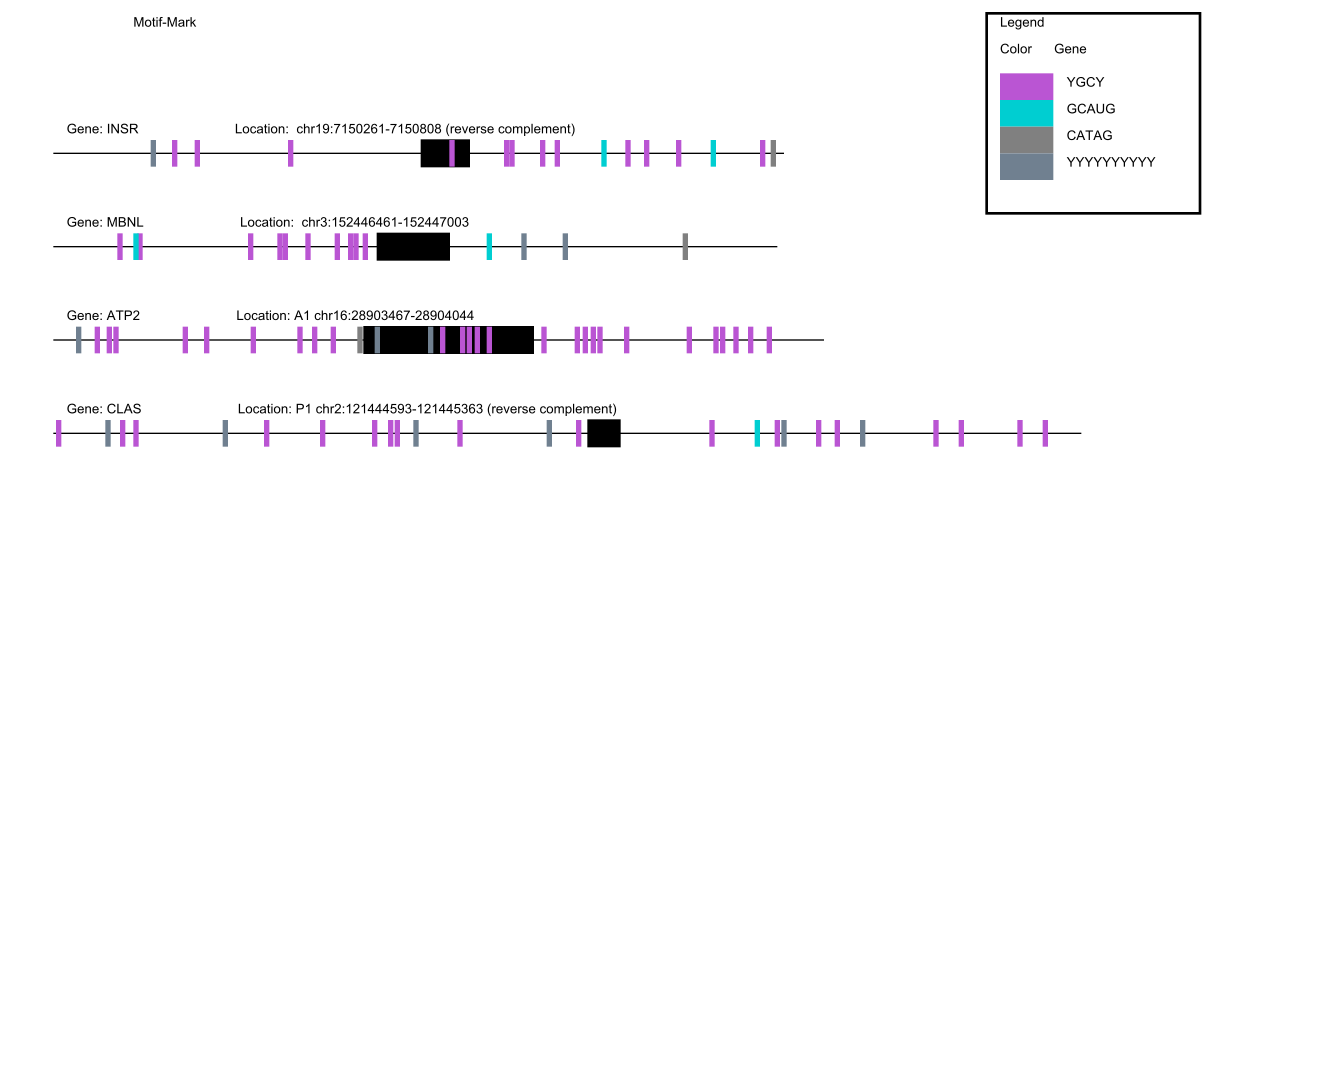

The script that drew this image:
#! usr/bin/python3
# -*- coding: utf-8 -*-
"""
Created on Mon Feb 24 10:46:13 2020

@author: Pranav
"""
#Imports

import cairo
import argparse
import re
import numpy as np
import itertools
import matplotlib as mpl

def get_args():
    parser = argparse.ArgumentParser(description="Inputs to the script")
    parser.add_argument("-f", "--FILE", help="FASTA FILE", required=True, type = str)
    parser.add_argument("-m", "--MOTIF_FILE", help="MOTIFs FILE", required=True, type = str)
    parser.add_argument("-o", "--OUTFILE", help="OUTPUT IMAGE FILE", required=True, type = str)

    return parser.parse_args()

args = get_args()
Fasta=args.FILE
motifs=args.MOTIF_FILE
out=args.OUTFILE

#outfile='C:/Bi624/motif-mark/single_fasta.txt'
#parse_fasta(Fasta,outfile)
global context 
global x


surface=cairo.SVGSurface(out+".svg", 1000, 800)
context = cairo.Context(surface)
rgb_colors={}

for name , hex in mpl.colors.cnames.items():
    rgb_colors[name]=mpl.colors.to_rgb(hex)

single_dict={}
def parse_fasta(Fasta):
    with open(Fasta) as fa:
            for line in fa:
                line=line.strip()
                if line.startswith(">"):
                    header=line
                    single_dict[header]=""
                else:
                    single_dict[header]+=line
    single_fasta=out+"_single_fasta.fa"
    with open(single_fasta,"w") as sfa:
        for header,seq in single_dict.items():
            sfa.write(header)
            sfa.write("\n")
            sfa.write(seq)
            sfa.write("\n")
    return single_fasta
def parse_data(Fasta,motifs):
    print("Creating Image...")
    
###Variabes and declaraations
    single_fasta=parse_fasta(Fasta)
    
    motif_dict={'A':'[Aa]','T':'[TtUu]','G':'[Gg]','C':'[Cc]','U':'[TtUu]',
                'Y':'[CcTtUu]','y':'[CcTtUu]','W':'[AaTtUu]','S':'[GgCc]', 
                'M':'[AaCc]','K':'[GgTtUu]','R':'[AaGg]','Y':'[CcTtUu]',
                'B':'[CcGgTtUu]','D':'[AaGgTtUu]','H':'[AaCcTtUu]','V':'[AaCcGg]',
                'N':'[AaCcGgTt]'}
    
    m_motif=sequence=''
    motif_list=[]
    fasta={}
    motif_back=seq_pos=motif_color={}    
    x=10

    context.move_to(100,10+x)
    context.show_text("Motif-Mark")
    context.move_to(750,10+x)
    context.show_text("Legend ")
    context.move_to(750,30+x)
    context.show_text("Color      Gene")
    context.rectangle(740,x,160,150)

    context.stroke()            
##########Process file
    with open (single_fasta) as f,open(motifs) as m:
        for line in f:
            if line.strip().startswith(">"):
                header=line.strip()
                fasta[header]=''

            else:
                sequence=line.strip()
                fasta[header]=sequence
        motif=m.readlines()
        c=np.random.choice(list(rgb_colors.keys()),len(motif))    
        c_index=0
        
        for mot in motif:
            mot=mot.strip().upper()

            motif_color[mot.strip()]=rgb_colors[c[c_index]]
            c_index+=1
        x=20
        c_index=0
        
        for mot in motif:
            x+=20
            
            mot=mot.strip().upper()
                
            context.set_source_rgb(motif_color[mot][0],motif_color[mot][1],motif_color[mot][2])
            context.rectangle(750,x+15,40,20)
            context.fill()
            context.stroke()
            context.stroke()
            
            context.set_source_rgb(0,0,0)                  #Text color
            context.move_to(800,25+x)
            context.show_text(mot)
            context.stroke()   
            

            for letter in mot: 
                m_motif += motif_dict[letter]
            motif_list.append(m_motif)
            motif_back[m_motif]=mot
            m_motif=''
        c_index+=1

    exons=re.compile('[ATCG]+')
    seq=fasta.values()
    
    comb=list(itertools.product(seq,motif_list))    
    x=20
    for header,seq in fasta.items():

        e=exons.search(seq)
        start=e.span()[0]
        stop=e.span()[1]
        x+=70
#### Legend
        context.set_source_rgb(0,0,0)                  #Line color 

        context.move_to(50,10+x)
        context.show_text("Gene: "+ re.sub('>','',header)[:4]+"                          Location: "+re.sub('>','',header)[4:])
        context.stroke()            

        context.move_to(40,25+x)    
        seq_pos[seq]=25+x       #1
        context.line_to(len(seq)+40,25+x)
        context.set_line_width(1)
        context.set_source_rgb(0,0,0)                  #Line color 
        context.stroke()                                

        context.set_source_rgb(0,0,0)                  #Exon colour
        context.rectangle(start+40,15+x,stop-start,20)
        context.fill_preserve()
        context.stroke()    




    x=60
    for info in comb:
        x+=8
        
        make_image(motif_back,info,seq_pos,x,motif_color,fasta)
    context.stroke()  
############################### Draw EXON
#    print(motif)

    
    surface.finish()   
#    print(seq_pos)
    
    return "Done" 
def make_image(motif_back,info,seq_pos,x,motif_color,fasta):
    motif_count={}
    motif=info[1] 
    seq=info[0] 
    sp=re.finditer(motif,seq.upper())
    

    start=[i.start() for i in sp]
    motif_count[motif_back[motif]]=0

    context.set_source_rgb(motif_color[motif_back[motif]][0],motif_color[motif_back[motif]][1],motif_color[motif_back[motif]][2])   
    
    for i in start:
        print(motif_back[motif],i)
#        print(motif_back[motif],seq)
        motif_count[motif_back[motif]]+=1
        context.rectangle(i+40,seq_pos[seq]-10,4,20)
        context.fill()
        context.stroke()
    
    for k,v in fasta.items():
        if v==seq:
            print(k,motif_count)
                

    return motif_count
print(parse_data(Fasta,motifs))
